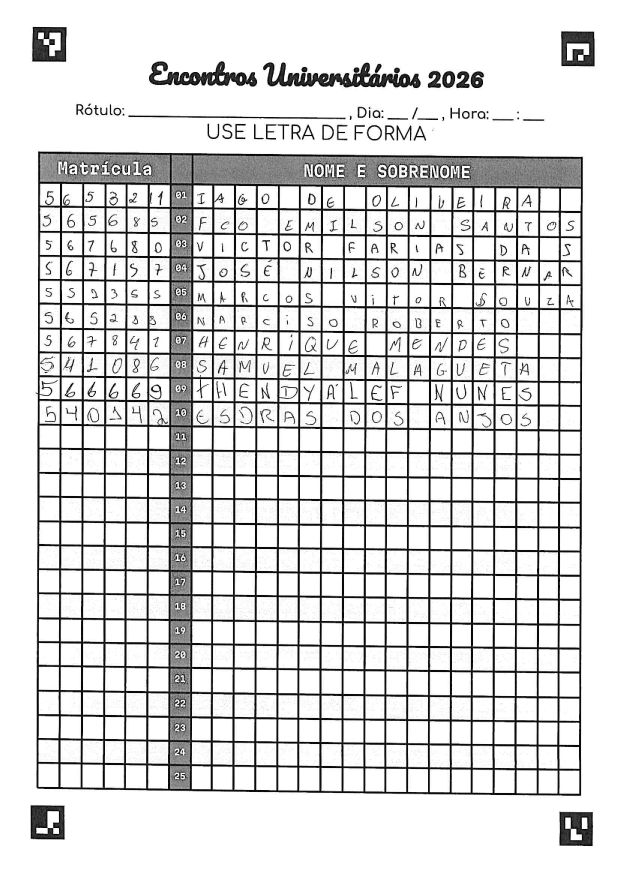
#> input picture folha-00.png, 2480 x 3507 px (shown at 1/4 size)
$ python process.py
#> lines starting #> are read from the running program, lines starting #| are printed output that depends on the picture; after the words box and inside, x2 and y2 are one past the last pixel; in counts of white or black regions, pixels touching at a corner belong together
import cv2
import numpy as np
import argparse
import base64
import tempfile
from numpy.typing import NDArray


HEIGHT = 1400
WIDTH = 1000

cells_folder = "cells"
preview_size = 30
border_cut = 2
border_fill_limit = 0.2
model_path = "raw/digits_knn.xml"


def print_image(image_path: str, end: str="\n"):
    # ler e converter para base64 (string sem quebras)
    with open(image_path, "rb") as f:
        data = base64.b64encode(f.read()).decode("utf-8")
    # imprimir no terminal (WezTerm/Kitty)
    print(f"\033_Ga=T,f=100;{data}\033\\", end=end)

def print_raw_img(img: NDArray[np.uint8], end: str="\n"):
    temp_jpg_file = tempfile.gettempdir() + "/temp_cell.jpg"
    cv2.imwrite(temp_jpg_file, img)
    print_image(temp_jpg_file, end=end)

def green(text: str) -> str:
    return f"\033[92m{text}\033[0m"
# Carregar imagem

def alinhar(input: str, output: str):
#> called with input = 'folha-00.png', output = 'alinhada.jpg'
    img = cv2.imread(input)
#> img is the input picture: shape (3507, 2480, 3); min 0, max 255, mean 216.9

    # Configurar ArUco
    aruco = cv2.aruco
    dict_ = aruco.getPredefinedDictionary(aruco.DICT_4X4_50) # type: ignore
    params = aruco.DetectorParameters()
    detector = aruco.ArucoDetector(dict_, params) # type: ignore

    # Detectar marcadores
    corners, ids, _ = detector.detectMarkers(img) # type: ignore
#> corners = ([[131, 108], [265, 108], [263, 246], [129, 245]], [[2244, 126], [2375, 126], [2378, 264], [2246, 263]], [[123, 3220], [257, 3222], [257, 3357], [123, 3354]], [[2238, 3246], [2371, 3249], [2369, 3383], [2238, 3381]]); ids = [0, 1, 2, 3]

    if ids is None or len(ids) < 4:
        raise Exception("Nem todos os 4 ArUcos foram detectados.")

    ids = ids.flatten()

    # Array que guardará os centros ordenados como [TL, TR, BR, BL]
    pts = np.zeros((4, 2), dtype=np.float32)

    for c, id in zip(corners, ids):
        c = c[0]

        if id == 0:  # TL
            pts[0] = c[0]  # canto superior esquerdo do marcador 0
        elif id == 1:  # TR
            pts[1] = c[1]  # canto superior direito
        elif id == 3:  # BR
            pts[2] = c[2]  # canto inferior direito
        elif id == 2:  # BL
            pts[3] = c[3]  # canto inferior esquerdo
#> this loop made 4 passes
#> c on passes 1 to 4: [[131, 108], [265, 108], [263, 246], [129, 245]], [[2244, 126], [2375, 126], [2378, 264], [2246, 263]], [[123, 3220], [257, 3222], [257, 3357], [123, 3354]], [[2238, 3246], [2371, 3249], [2369, 3383], [2238, 3381]]
#> after the loop, pts = [[131, 108], [2375, 126], [2369, 3383], [123, 3354]]

    # tamanho final
    W, H = WIDTH, HEIGHT

    dst = np.float32([ [0, 0], [W, 0], [W, H], [0, H] ]) # type: ignore

    # Matriz de transformação e warp
    M = cv2.getPerspectiveTransform(pts, dst) # type: ignore
#> M = [[0.447, 0.0011, -58.71], [-0.00346, 0.432, -46.18], [1.5e-06, 2.81e-07, 1]]
    corrigida = cv2.warpPerspective(img, M, (W, H)) # type: ignore
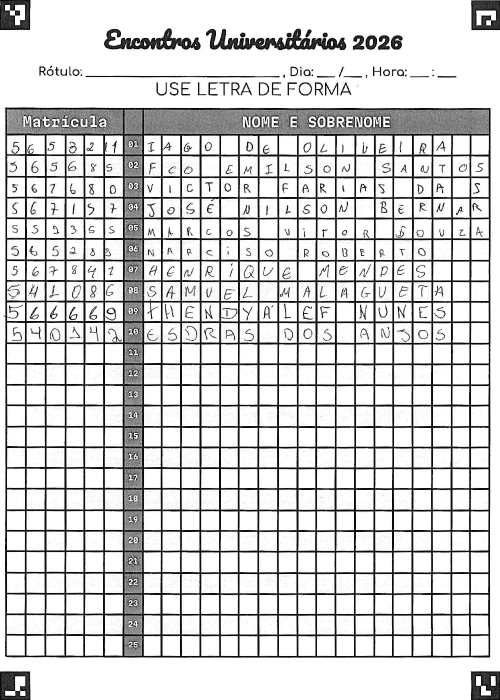
#> corrigida: shape (1400, 1000, 3) (shown at 1/2 size); min 0, max 255, mean 209.7

    cv2.imwrite(output, corrigida)
    print("Imagem alinhada salva em", green(output))
    return corrigida

def filtrar(img: NDArray[np.uint8], path: str):
    # img = cv2.cvtColor(img, cv2.COLOR_BGR2GRAY)

    # aumentar contraste
    # img = cv2.equalizeHist(img)

    # remover ruído
    # img = cv2.GaussianBlur(img, (5, 5), 0)

    # binarização otsu (scanner de documentos)
#> called with path = 'filtrada.jpg'
    gray = cv2.cvtColor(img, cv2.COLOR_BGR2GRAY)
    _, gray = cv2.threshold(gray, 0, 255, cv2.THRESH_BINARY_INV + cv2.THRESH_OTSU)
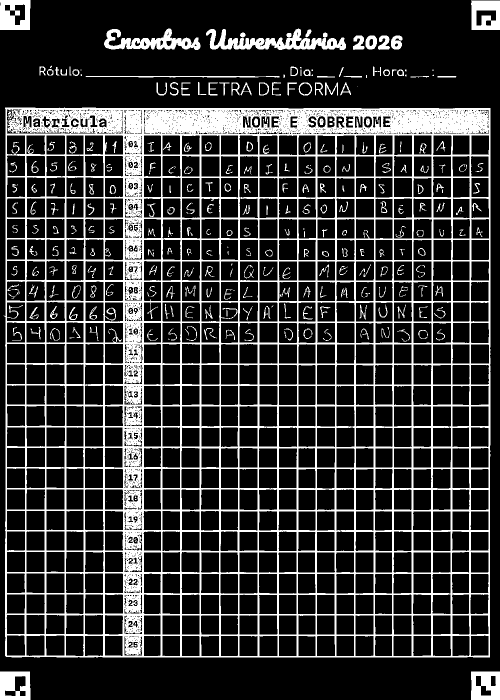
#> gray: shape (1400, 1000) (shown at 1/2 size); 20.1% white; 396 white regions (124 under 20 px), largest, box (x1, y1, x2, y2) and area: (7, 215, 981, 1315) 238233, (412, 57, 692, 100) 5254, (208, 57, 401, 100) 3762
    img = cv2.cvtColor(gray, cv2.COLOR_GRAY2BGR)

    # fazer contornos
    # gray = cv2.Canny(gray, 50, 150, apertureSize=3)

    cv2.imwrite(path, img)
    print("Imagem filtrada salva em", green(path))
    return img

def cut_info(img: NDArray[np.uint8]) -> list[list[str]]:
    lines = 25
    x_begin = 12
    y_begin = 268
    x_end = 246
    y_end = 1312
    cell_width = (x_end - x_begin) / 6
    cell_height = (y_end - y_begin) / lines
    infos: list[list[NDArray[np.uint8]]] = [[] for _ in range(lines)]

    paths: list[list[str]] = [[] for _ in range(lines)]
    for i in range(lines):
        row = []
        x1line = x_begin
        y1line = int(y_begin + i * cell_height)
        x2line = int(x_begin + 6 * cell_width)
        y2line = int(y_begin + (i + 1) * cell_height)
        line_img = img[y1line:y2line, x1line:x2line]
        cv2.imwrite(f"{cells_folder}/line_{i}.jpg", line_img)
        # print_image_in_terminal(f"{cells_folder}/line_{i}.jpg")
        for j in range(6):
            x1 = int(x_begin + j * cell_width)
            y1 = int(y_begin + i * cell_height)
            x2 = int(x_begin + (j + 1) * cell_width)
            y2 = int(y_begin + (i + 1) * cell_height)
            cell = img[y1:y2, x1:x2]
            row.append(cell)
            cv2.imwrite(f"{cells_folder}/cell_row{i}_{j}.jpg", cell)
            paths[i].append(f"{cells_folder}/cell_row{i}_{j}.jpg")
            #subprocess.run(f"printf \"\033_Ga=T,f=100;%s\033\\\n\" \"$(base64 -w0 {cells_folder}/cell_row{i}_{j}.jpg)\"", shell=True)
        infos[i] = row
#> this loop made 25 passes
#> pass 1, in cut_info, `line_img = img[y1line:y2line, x1line:x2line]`:
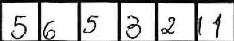
#> line_img: shape (41, 234, 3); min 0, max 255, mean 202.5
#> pass 1, in cut_info, `cv2.imwrite(f"{cells_folder}/cell_row{i}_{j}.jpg", cell)`:
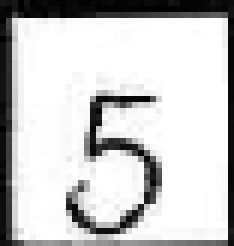
#> saved as cell_row0_0.jpg: shape (41, 39, 3) (shown 6 times larger); min 0, max 255, mean 201.2
#> pass 1, in cut_info, `cv2.imwrite(f"{cells_folder}/cell_row{i}_{j}.jpg", cell)`:
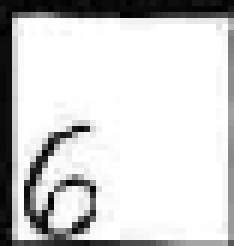
#> saved as cell_row0_1.jpg: shape (41, 39, 3) (shown 6 times larger); min 0, max 255, mean 206.8
#> pass 1, in cut_info, `cv2.imwrite(f"{cells_folder}/cell_row{i}_{j}.jpg", cell)`:
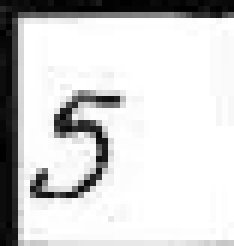
#> saved as cell_row0_2.jpg: shape (41, 39, 3) (shown 6 times larger); min 0, max 255, mean 208.7
#> after the loop, infos = 25 items

    return paths

# argumento variadico que pode ser string ou NDArray
def print_preview(*args: str | NDArray[np.uint8]):
    for elem in args:
        if isinstance(elem, str):
            print(f"{elem}", end="")
        else:
            img = elem
            temp_view = cv2.resize(img, (preview_size, preview_size), interpolation=cv2.INTER_AREA)
            print_raw_img(temp_view, "")


def cut_borders(img: NDArray[np.uint8], pixels: int) -> NDArray[np.uint8]:
    h, w = img.shape
    return img[pixels:h-pixels, pixels:w-pixels]

# recebe uma imagem binarizada (preto e branco) e identifica as bordas com conteúdo
# enquanto pelo menos 70% dos pixels na linha/coluna forem brancos, considera como borda
def identify_borders(img: NDArray[np.uint8]) -> tuple[int, int, int, int]:
    h, w = img.shape
    top, bottom, left, right = 0, h - 1, 0, w - 1
    # print("topo")
    # identificar topo
    for i in range(h):
        line = img[i, :]
        white_pixels = np.sum(line == 255)
        # print(white_pixels / w)
        if white_pixels / w < border_fill_limit:
            top = i
            break
    # print("top", top)
    # identificar bottom
    # print("bottom")
    for i in range(h - 1, -1, -1):
        line = img[i, :]
        white_pixels = np.sum(line == 255)
        # print(white_pixels / w)
        if white_pixels / w < border_fill_limit:
            bottom = i
            break
    # identificar left
    # print("bottom", bottom)
    # print("left")
    for j in range(w):
        column = img[:, j]
        white_pixels = np.sum(column == 255)
        # print(white_pixels / h)
        if white_pixels / h < border_fill_limit:
            left = j
            break
    # identificar right
    # print("left", left)
    # print("right")
    for j in range(w - 1, -1, -1):
        column = img[:, j]
        white_pixels = np.sum(column == 255)
        # print(white_pixels / h)
        if white_pixels / h < border_fill_limit:
            right = j
            break
    # print("right", right)
    return top, bottom, left, right

def cut_borders_dynamic(img: NDArray[np.uint8]) -> NDArray[np.uint8]:
    top, bottom, left, right = identify_borders(img)
    return img[top:bottom+1, left:right+1]

def predict_digit(img_path: str, model: cv2.ml_KNearest) -> int:
    img = cv2.imread(img_path, cv2.IMREAD_GRAYSCALE)
    print_preview("orig:", img)

    img = cut_borders(img, border_cut)
    # img = cv2.equalizeHist(img)
    # img = cv2.GaussianBlur(img, (5, 5), 0)

    # binarização otsu (scanner de documentos)
    _, img = cv2.threshold(img, 0, 255, cv2.THRESH_BINARY_INV + cv2.THRESH_OTSU)
    # binarização adaptativa (fotos com iluminação irregular)
    # img = cv2.adaptiveThreshold( img, 255, cv2.ADAPTIVE_THRESH_GAUSSIAN_C, cv2.THRESH_BINARY_INV, 31, 10 ) # type: ignore
    print_preview("bin:", img)

    # img = cut_borders(img, border_cut)
    img = cut_borders_dynamic(img)
    print_preview("border:", img)

    # [7 lines of commented-out code are left out]
    kernel = np.ones((2,2), np.uint8)
    img = cv2.dilate(img, kernel, iterations=1)
    print_preview("dilate:", img)

    img = cv2.resize(img, (20, 20), interpolation=cv2.INTER_AREA)
    sample = img.reshape(1, 400).astype(np.float32)

    ret, result, neighbours, dist = model.findNearest(sample, k=3) # type: ignore
    return int(result[0][0])


if __name__ == "__main__":
    parser = argparse.ArgumentParser(description="Alinhar imagem usando marcadores ArUco.")
    parser.add_argument("--input", '-i', default="folha-00.png", help="Caminho para a imagem de entrada.")
    parser.add_argument("--align", '-a', default="alinhada.jpg", help="Caminho para salvar a imagem alinhada.")
    parser.add_argument("--filter", '-f', default="filtrada.jpg", help="Caminho para salvar a imagem filtrada.")
    parser.add_argument("--qtd", type=int, default=0, help="Quantidade de linhas a processar (0 = todas).")
    parser.add_argument("--preview", '-p', type=int, default=30, help="Tamanho do preview das células.")
    args = parser.parse_args()

    preview_size = args.preview

    img = alinhar(args.input, args.align)
    filtrar(img, args.filter)
    paths = cut_info(img)
#> paths = 25 items

    model = cv2.ml.KNearest_load(model_path) # type: ignore
    for i, row in enumerate(paths):
        if args.qtd > 0 and i >= args.qtd:
            break
        print(f"Linha {i + 1}: ")
#| Linha 1:
        for cell_path in row:
            digit = predict_digit(cell_path, model)
#> in predict_digit, `_, img = cv2.threshold(img, 0, 255, cv2.THRESH_BINARY_INV + cv2.THRESH..`: img: shape (37, 35); 10.6% white in thin lines or dots
#> the loop in identify_borders, `for i in range(h):` made 2 passes
#> white_pixels on passes 1 to 2: 35, 0
#> the loop in identify_borders, `for i in range(h - 1, -1, -1):` made 1 pass
#> white_pixels on pass 1: 6
#> the loop in identify_borders, `for j in range(w):` made 1 pass
#> white_pixels on pass 1: 1
#> the loop in identify_borders, `for j in range(w - 1, -1, -1):` made 1 pass
#> in cut_borders_dynamic, `top, bottom, left, right = identify_borders(img)`: top = 1; bottom = 36; left = 0; right = 34
#> in cut_borders_dynamic, `return img[top:bottom+1, left:right+1]`: returned value: shape (36, 35); 8.1% white in thin lines or dots, all inside (x1, y1, x2, y2) = (9, 13, 25, 36)
#> in predict_digit, `img = cv2.dilate(img, kernel, iterations=1)`: img: shape (36, 35); 13.3% white; 1 white region, box (x1, y1, x2, y2) and area: (9, 13, 26, 36) 168
#> in predict_digit, `img = cv2.resize(img, (20, 20), interpolation=cv2.INTER_AREA)`:
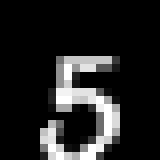
#> img: shape (20, 20) (shown 8 times larger); min 0, max 255, mean 34
#> (the run stopped early here; a loop or call above may not have finished)

$ run again, with folha-01.png copied over folha-00.png
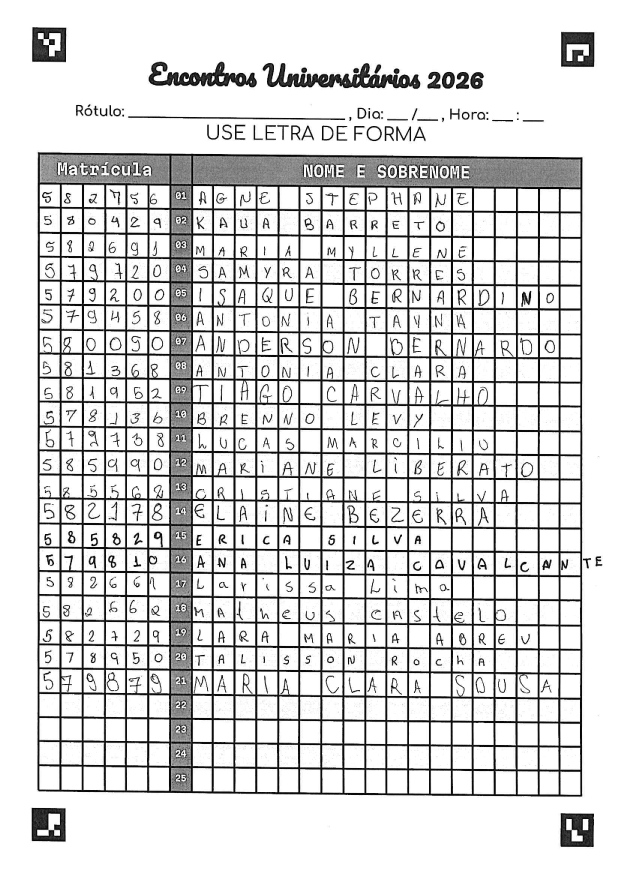
#> input picture folha-01.png, 2480 x 3507 px (shown at 1/4 size)
#> in alinhar, img is the input picture: shape (3507, 2480, 3); min 0, max 255, mean 214.5
#> corners = ([[130, 109], [264, 109], [263, 248], [129, 246]], [[2244, 127], [2376, 129], [2375, 266], [2245, 266]], [[127, 3231], [261, 3232], [263, 3365], [127, 3363]], [[2242, 3253], [2375, 3255], [2373, 3387], [2242, 3384]]); ids = [0, 1, 2, 3]
#> the loop in alinhar, `for c, id in zip(corners, ids):` made 4 passes
#> c on passes 1 to 4: [[130, 109], [264, 109], [263, 248], [129, 246]], [[2244, 127], [2376, 129], [2375, 266], [2245, 266]], [[127, 3231], [261, 3232], [263, 3365], [127, 3363]], [[2242, 3253], [2375, 3255], [2373, 3387], [2242, 3384]]
#> after the loop in alinhar, `for c, id in zip(corners, ids):`: pts = [[130, 109], [2376, 129], [2373, 3387], [127, 3363]]
#> M = [[0.446, 0.000411, -58], [-0.00383, 0.43, -46.4], [5.47e-07, 1.01e-09, 1]]
#> in filtrar, `_, gray = cv2.threshold(gray, 0, 255, cv2.THRESH_BINARY_INV + cv2.THRE..`:
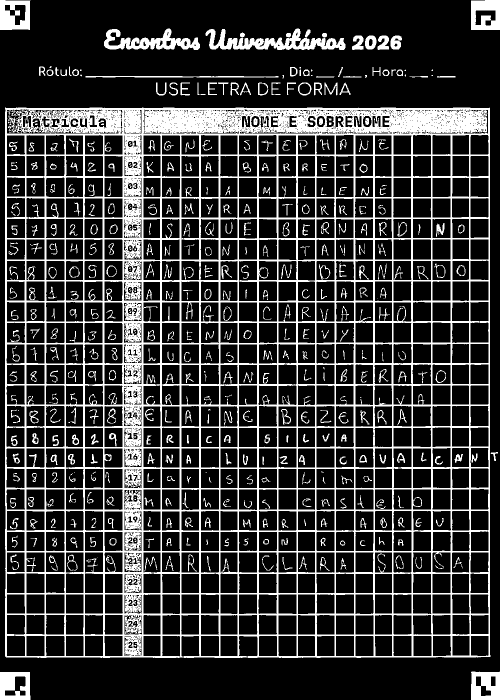
#> gray: shape (1400, 1000) (shown at 1/2 size); 21% white; 556 white regions (133 under 20 px), largest, box (x1, y1, x2, y2) and area: (10, 215, 981, 1316) 236106, (411, 57, 691, 100) 5263, (208, 57, 400, 100) 3773
#> after the loop in cut_info, `for i in range(lines):`: infos = 25 items
#| Linha 1:
#> the loop in identify_borders, `for i in range(h):` made 2 passes
#> white_pixels on passes 1 to 2: 35, 0
#> the loop in identify_borders, `for i in range(h - 1, -1, -1):` made 1 pass
#> the loop in identify_borders, `for j in range(w):` made 1 pass
#> white_pixels on pass 1: 1
#> the loop in identify_borders, `for j in range(w - 1, -1, -1):` made 1 pass
#> in cut_borders_dynamic, `top, bottom, left, right = identify_borders(img)`: top = 1; bottom = 36; left = 0; right = 34
#> in predict_digit, `img = cv2.resize(img, (20, 20), interpolation=cv2.INTER_AREA)`:
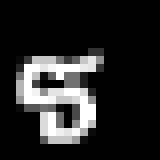
#> img: shape (20, 20) (shown 8 times larger); min 0, max 255, mean 39.1

$ run again, with folha-02.png copied over folha-00.png
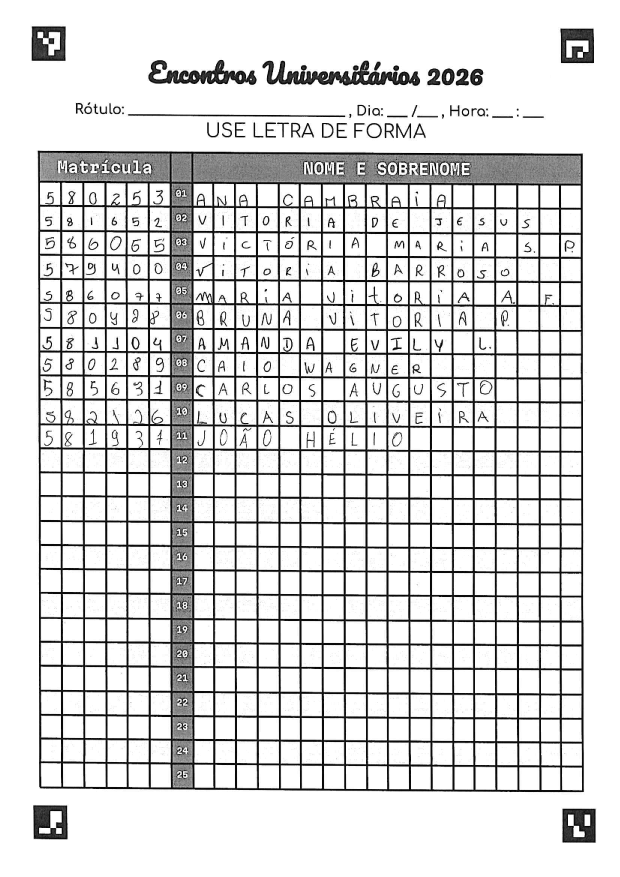
#> input picture folha-02.png, 2480 x 3507 px (shown at 1/4 size)
#> in alinhar, img is the input picture: shape (3507, 2480, 3); min 0, max 255, mean 217.1
#> corners = ([[127, 106], [263, 106], [261, 242], [126, 242]], [[2242, 114], [2373, 114], [2375, 251], [2244, 251]], [[133, 3222], [269, 3223], [269, 3356], [135, 3354]], [[2250, 3234], [2382, 3235], [2381, 3371], [2250, 3369]]); ids = [0, 1, 2, 3]
#> the loop in alinhar, `for c, id in zip(corners, ids):` made 4 passes
#> c on passes 1 to 4: [[127, 106], [263, 106], [261, 242], [126, 242]], [[2242, 114], [2373, 114], [2375, 251], [2244, 251]], [[133, 3222], [269, 3223], [269, 3356], [135, 3354]], [[2250, 3234], [2382, 3235], [2381, 3371], [2250, 3369]]
#> after the loop in alinhar, `for c, id in zip(corners, ids):`: pts = [[127, 106], [2373, 114], [2381, 3371], [135, 3354]]
#> M = [[0.447, -0.0011, -56.59], [-0.00154, 0.431, -45.5], [1.23e-06, -6.07e-09, 1]]
#> in filtrar, `_, gray = cv2.threshold(gray, 0, 255, cv2.THRESH_BINARY_INV + cv2.THRE..`:
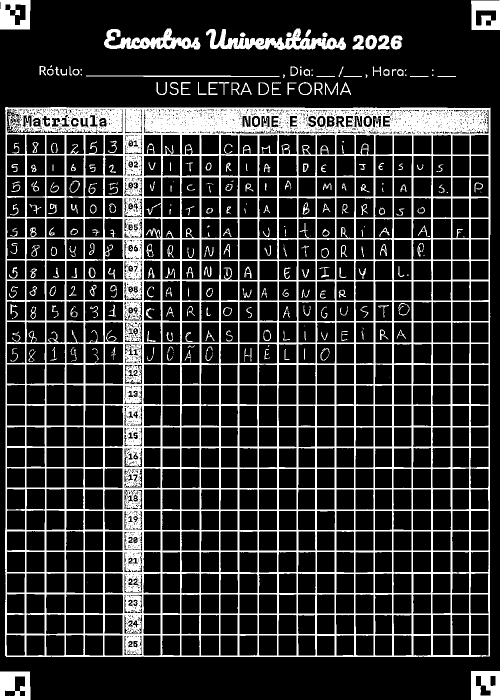
#> gray: shape (1400, 1000) (shown at 1/2 size); 19.9% white; 339 white regions (102 under 20 px), largest, box (x1, y1, x2, y2) and area: (10, 214, 981, 1314) 236872, (412, 57, 692, 100) 5186, (208, 57, 401, 99) 3713
#> after the loop in cut_info, `for i in range(lines):`: infos = 25 items
#| Linha 1:
#> the loop in identify_borders, `for i in range(h):` made 1 pass
#> white_pixels on pass 1: 0
#> the loop in identify_borders, `for i in range(h - 1, -1, -1):` made 1 pass
#> white_pixels on pass 1: 6
#> the loop in identify_borders, `for j in range(w):` made 1 pass
#> the loop in identify_borders, `for j in range(w - 1, -1, -1):` made 1 pass
#> in cut_borders_dynamic, `top, bottom, left, right = identify_borders(img)`: top = 0; bottom = 36; left = 0; right = 34
#> in predict_digit, `img = cv2.resize(img, (20, 20), interpolation=cv2.INTER_AREA)`:
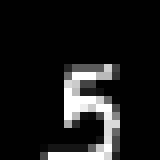
#> img: shape (20, 20) (shown 8 times larger); min 0, max 255, mean 27.4
